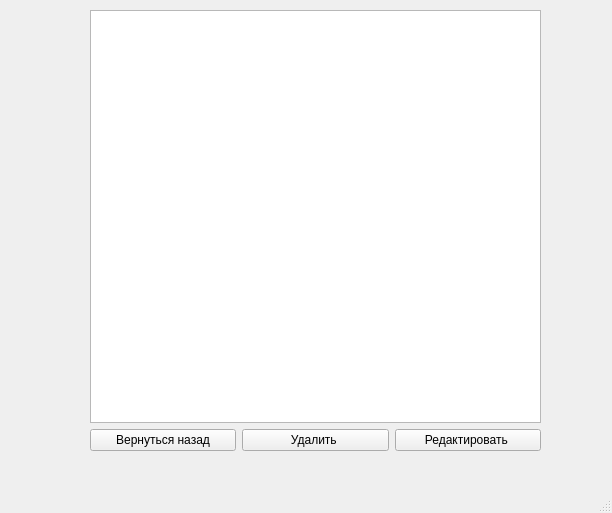
<?xml version="1.0" encoding="UTF-8"?>
<ui version="4.0">
 <class>SecondWindow</class>
 <widget class="QMainWindow" name="SecondWindow">
  <property name="geometry">
   <rect>
    <x>0</x>
    <y>0</y>
    <width>612</width>
    <height>513</height>
   </rect>
  </property>
  <property name="windowTitle">
   <string>MainWindow</string>
  </property>
  <widget class="QWidget" name="centralwidget">
   <widget class="QWidget" name="">
    <property name="geometry">
     <rect>
      <x>90</x>
      <y>10</y>
      <width>451</width>
      <height>441</height>
     </rect>
    </property>
    <layout class="QGridLayout" name="gridLayout">
     <item row="0" column="0">
      <widget class="QTableView" name="tableView"/>
     </item>
     <item row="1" column="0">
      <layout class="QHBoxLayout" name="horizontalLayout">
       <item>
        <widget class="QPushButton" name="pushButtonExit2">
         <property name="text">
          <string>Вернуться назад</string>
         </property>
        </widget>
       </item>
       <item>
        <widget class="QPushButton" name="pushButtonDelete2">
         <property name="text">
          <string>Удалить </string>
         </property>
        </widget>
       </item>
       <item>
        <widget class="QPushButton" name="pushButtonEdit">
         <property name="text">
          <string>Редактировать </string>
         </property>
        </widget>
       </item>
      </layout>
     </item>
    </layout>
   </widget>
  </widget>
  <widget class="QMenuBar" name="menubar">
   <property name="geometry">
    <rect>
     <x>0</x>
     <y>0</y>
     <width>612</width>
     <height>24</height>
    </rect>
   </property>
  </widget>
  <widget class="QStatusBar" name="statusbar"/>
 </widget>
 <resources/>
 <connections/>
</ui>
